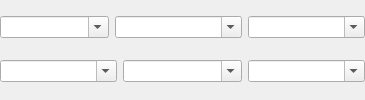
                    <widget class="QWidget" name="page">
                     <layout class="QGridLayout" name="gridLayout_15">
                      <property name="leftMargin">
                       <number>0</number>
                      </property>
                      <property name="topMargin">
                       <number>0</number>
                      </property>
                      <property name="rightMargin">
                       <number>0</number>
                      </property>
                      <property name="bottomMargin">
                       <number>0</number>
                      </property>
                      <item row="0" column="0">
                       <layout class="QHBoxLayout" name="horizontalLayout_37">
                        <item>
                         <widget class="QComboBox" name="comboBox_10">
                          <property name="editable">
                           <bool>true</bool>
                          </property>
                          <property name="placeholderText">
                           <string>Set left header</string>
                          </property>
                         </widget>
                        </item>
                        <item>
                         <widget class="QComboBox" name="comboBox_11">
                          <property name="editable">
                           <bool>true</bool>
                          </property>
                          <property name="placeholderText">
                           <string>Set center header</string>
                          </property>
                         </widget>
                        </item>
                        <item>
                         <widget class="QComboBox" name="comboBox_12">
                          <property name="editable">
                           <bool>true</bool>
                          </property>
                          <property name="placeholderText">
                           <string>Set right header</string>
                          </property>
                         </widget>
                        </item>
                       </layout>
                      </item>
                      <item row="1" column="0">
                       <layout class="QHBoxLayout" name="horizontalLayout_36">
                        <item>
                         <widget class="QComboBox" name="comboBox_7">
                          <property name="editable">
                           <bool>true</bool>
                          </property>
                          <property name="placeholderText">
                           <string>Set left footer</string>
                          </property>
                         </widget>
                        </item>
                        <item>
                         <widget class="QComboBox" name="comboBox_8">
                          <property name="editable">
                           <bool>true</bool>
                          </property>
                          <property name="placeholderText">
                           <string>Set center footer</string>
                          </property>
                         </widget>
                        </item>
                        <item>
                         <widget class="QComboBox" name="comboBox_9">
                          <property name="editable">
                           <bool>true</bool>
                          </property>
                          <property name="placeholderText">
                           <string>Set right footeer</string>
                          </property>
                         </widget>
                        </item>
                       </layout>
                      </item>
                     </layout>
                    </widget>
